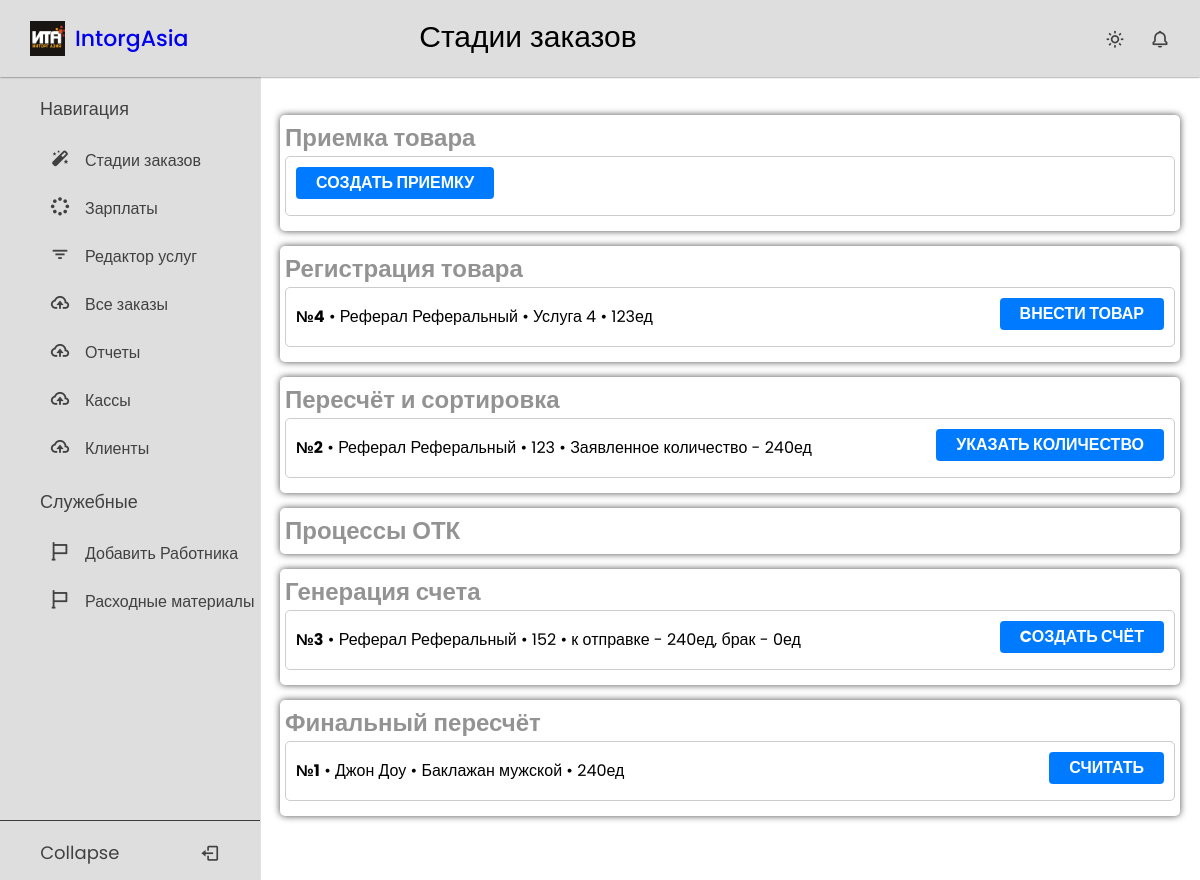
Before: / with the older database file.
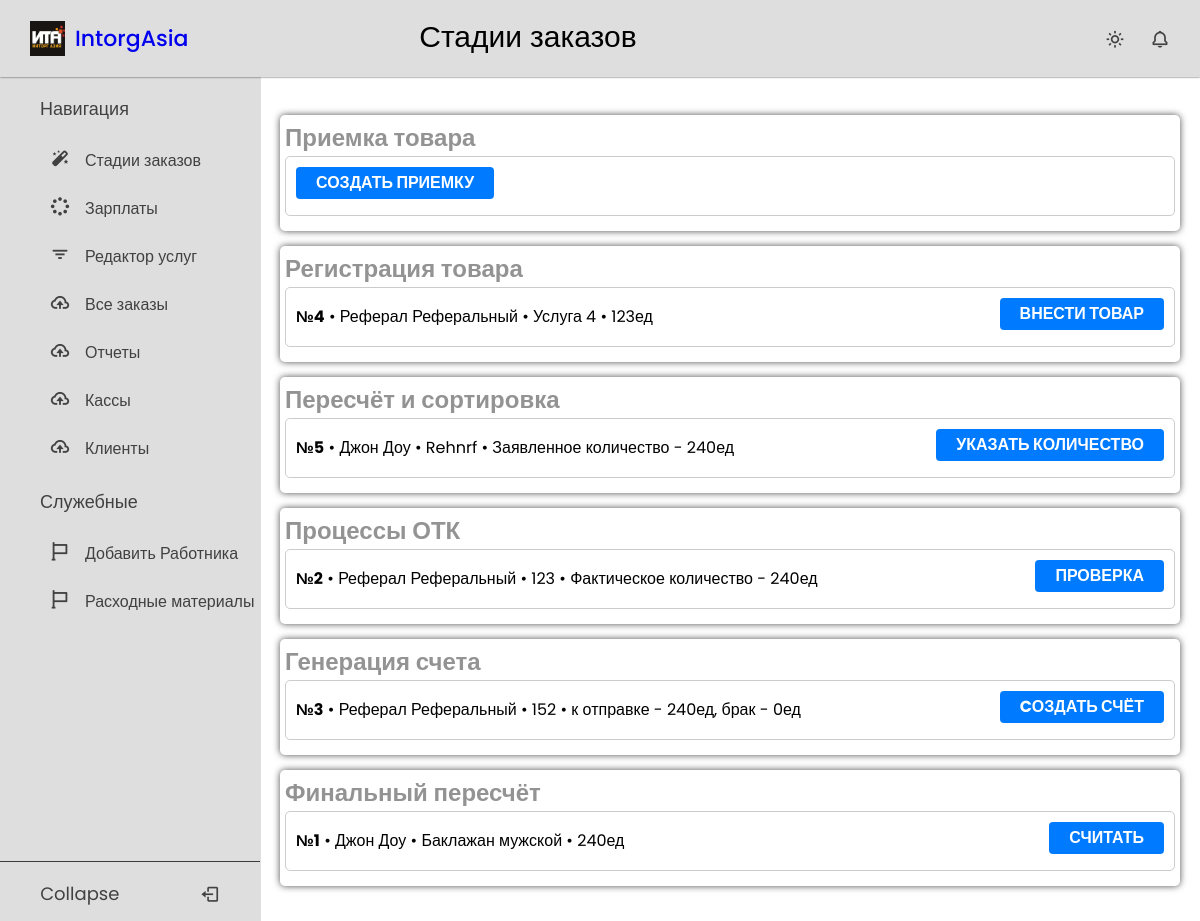
After: the same page with the newer database file.
### crm_app/models.py (models this page shows, shortened)
class Order(models.Model):
    stage = models.CharField(max_length=20, choices=OrderStages.choices, default=OrderStages.DATABASE_LOADING)
    name = models.CharField(max_length=50, blank=True)
    cashbox = models.ForeignKey("Cashbox", on_delete=models.PROTECT, blank=True, null=True)
    amount = models.IntegerField(default=0)
    cost_price = models.IntegerField(default=0)
    count = models.IntegerField(default=0)
    date = models.DateField(default=timezone.now)
    day = models.IntegerField(validators=[MaxValueValidator(31), MinValueValidator(1)], default=1)
    month = models.IntegerField(validators=[MaxValueValidator(12), MinValueValidator(1)], default=1)
    year = models.IntegerField(validators=[MaxValueValidator(2070), MinValueValidator(2020)], default=2023)
    time = models.TimeField(default=timezone.now)
    client = models.ForeignKey(CustomUser, on_delete=models.PROTECT)
    defective = models.IntegerField(default=0, blank=True)
    good_quality = models.IntegerField(default=0, blank=True)

### users/models.py (models this page shows, shortened)
class User(AbstractBaseUser, PermissionsMixin):
    disabled = models.BooleanField(default=False)
    username = models.CharField(max_length=100, blank=True, null=True, unique=True, help_text='Номер телефона')
    first_name = models.CharField(max_length=254)
    last_name = models.CharField(max_length=254)
    is_staff = models.BooleanField(default=False)
    is_superuser = models.BooleanField(default=False)
    is_active = models.BooleanField(default=True)
    last_login = models.DateTimeField(null=True, blank=True)
    date_joined = models.DateTimeField(null=True, auto_now=True)
    joined_date = models.DateTimeField(default=timezone.now)
    user_type = models.CharField(max_length=20, choices=UserType.choices, default=UserType.CLIENT)
    discount = models.ForeignKey(DiscountType, on_delete=models.PROTECT, blank=True, null=True)
    money = models.IntegerField(default=0)
    services_count = models.IntegerField(default=0)
    referral = models.ForeignKey('self', on_delete=models.SET_NULL, blank=True, null=True)
    class Meta:
        ordering = ('disabled',)
    USERNAME_FIELD = 'username'
    REQUIRED_FIELDS = []
    objects = UserManager()
    def __str__(self):
        return f'{self.first_name} {self.last_name}'

### crm_warehouse/views.py (the view)
# urls.py: path('', DashboardView.as_view(), name='dashboard'),
class DashboardView(ListView):
    model = Order
    template_name = 'stages/dashboard.html'
    context_object_name = 'orders'
    def get_context_data(self, **kwargs):
        context = super().get_context_data(**kwargs)
        stages = OrderStages.choices
        context['stages'] = stages
        return context
    def get_queryset(self):
        queryset = super().get_queryset()
        queryset = queryset.annotate(total_declared_quantity=Sum('products__declared_quantity'))
        queryset = queryset.annotate(total_actual_quantity=Sum('products__actual_quantity'))
        return queryset

### templates/stages/dashboard.html (shortened to what this page needs)
{% extends 'base.html' %}
{% block page_title %}
    Стадии заказов
{% endblock %}
{% block content %}
    <div class="stage dark-light"  data-url="/acceptance/">
  <h3>Приемка товара</h3>
      <div class="order">
          <a href="{% url 'acceptance' %}"><button>Создать приемку</button></a></div>
   </div>
<div class="stage" id="database_loading" data-url="/database_loading/">
  <h3>Регистрация товара</h3>
  {% for order in orders %}
  {% if order.stage == 'database_loading' %}
  <div class="order" id="{{ order.id }}" draggable="true">
  <span><b>№{{ order.id }}</b> • {{ order.client }} • {{ order.name }} • {{ order.count }}ед</span>
      <a href="{% url 'import_excel' order.id %}"><button>Внести товар</button></a></div>
  {% endif %}
  {% endfor %}
</div>
<div class="stage" id="unpacking" data-url="/unpacking/">
  <h3>Пересчёт и сортировка</h3>
  {% for order in orders %}
  {% if order.stage == 'unpacking' %}
  <div class="order" id="{{ order.id }}" draggable="true">
  <span><b>№{{ order.id }}</b> • {{ order.client }} • {{ order.name }} • Заявленное количество - {{ order.total_declared_quantity }}ед </span>
      <a href="{% url 'unpacking' order.id %}"><button>Указать количество</button></a>
  </div>
  {% endif %}
  {% endfor %}
</div>
<div class="stage" id="quality_check" data-url="/quality_check/">
  <h3>Процессы ОТК</h3>
  {% for order in orders %}
  {% if order.stage == 'quality_check' %}
  <div class="order" id="{{ order.id }}" draggable="true">
  <span><b>№{{ order.id }}</b> • {{ order.client }} • {{ order.name }} • Фактическое количество - {{ order.total_actual_quantity }}ед </span>
      <a href="{% url 'quality_check' order.id %}"><button>Проверка</button></a>
  </div>
  {% endif %}
  {% endfor %}
</div>
<div class="stage" id="invoice_generation" data-url="/invoice_generation/">
  <h3>Генерация счета</h3>
  {% for order in orders %}
  {% if order.stage == 'invoice_generation' %}
  <div class="order" id="{{ order.id }}" draggable="true">
  <span><b>№{{ order.id }}</b> • {{ order.client }} • {{ order.name }} • к отправке - {{ order.good_quality }}ед, брак - {{ order.defective }}ед</span>
              <a href="{% url 'invoice_generation' order.id %}"><button>Cоздать счёт</button></a>
    </div>
  {% endif %}
  {% endfor %}
</div>
<div class="stage" id="dispatch" data-url="/dispatch/">
  <h3>Финальный пересчёт</h3>
  {% for order in orders %}
  {% if order.stage == 'dispatch' %}
  <div class="order" id="{{ order.id }}" draggable="true">
  <span><b>№{{ order.id }}</b> • {{ order.client }} • {{ order.name }} • {{ order.count }}ед</span>
                <a href="{% url 'dispatch' order.id %}"><button>Считать</button></a>
</div>
  {% endif %}
  {% endfor %}
</div>
{% endblock %}

Changed rows visible on the page:
added Order: id "5", client "Джон Доу", name "Rehnrf", total_declared_quantity "240", shown under "Пересчёт и сортировка"
changed Order id 2: moves from the list under "Пересчёт и сортировка" to the list under "Процессы ОТК"
